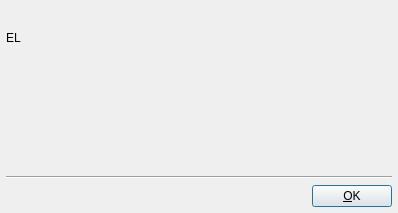
<ui version="4.0" >
 <class>LumaErrorDialogDesign</class>
 <widget class="QDialog" name="LumaErrorDialogDesign" >
  <property name="geometry" >
   <rect>
    <x>0</x>
    <y>0</y>
    <width>398</width>
    <height>213</height>
   </rect>
  </property>
  <property name="windowTitle" >
   <string>Error</string>
  </property>
  <layout class="QGridLayout" >
   <item row="0" column="0" >
    <widget class="QLabel" name="pixmapLabel" >
     <property name="sizePolicy" >
      <sizepolicy vsizetype="Fixed" hsizetype="Fixed" >
       <horstretch>0</horstretch>
       <verstretch>0</verstretch>
      </sizepolicy>
     </property>
     <property name="minimumSize" >
      <size>
       <width>64</width>
       <height>64</height>
      </size>
     </property>
     <property name="text" >
      <string>EL</string>
     </property>
     <property name="wordWrap" >
      <bool>false</bool>
     </property>
    </widget>
   </item>
   <item rowspan="2" row="0" column="1" >
    <widget class="QLabel" name="errorLabel" >
     <property name="text" >
      <string/>
     </property>
     <property name="textFormat" >
      <enum>Qt::RichText</enum>
     </property>
     <property name="alignment" >
      <set>Qt::AlignTop</set>
     </property>
     <property name="wordWrap" >
      <bool>true</bool>
     </property>
    </widget>
   </item>
   <item row="1" column="0" >
    <spacer>
     <property name="orientation" >
      <enum>Qt::Vertical</enum>
     </property>
     <property name="sizeType" >
      <enum>QSizePolicy::Expanding</enum>
     </property>
     <property name="sizeHint" >
      <size>
       <width>21</width>
       <height>290</height>
      </size>
     </property>
    </spacer>
   </item>
   <item row="3" column="0" colspan="2" >
    <layout class="QHBoxLayout" >
     <item>
      <spacer>
       <property name="orientation" >
        <enum>Qt::Horizontal</enum>
       </property>
       <property name="sizeType" >
        <enum>QSizePolicy::Expanding</enum>
       </property>
       <property name="sizeHint" >
        <size>
         <width>490</width>
         <height>20</height>
        </size>
       </property>
      </spacer>
     </item>
     <item>
      <widget class="QPushButton" name="okButton" >
       <property name="text" >
        <string>&amp;OK</string>
       </property>
       <property name="shortcut" >
        <string>Alt+O</string>
       </property>
      </widget>
     </item>
    </layout>
   </item>
   <item row="2" column="0" colspan="2" >
    <widget class="Line" name="line1" >
     <property name="frameShape" >
      <enum>QFrame::HLine</enum>
     </property>
     <property name="frameShadow" >
      <enum>QFrame::Sunken</enum>
     </property>
    </widget>
   </item>
  </layout>
 </widget>
 <layoutdefault spacing="6" margin="6" />
 <pixmapfunction>qPixmapFromMimeSource</pixmapfunction>
 <resources/>
 <connections>
  <connection>
   <sender>okButton</sender>
   <signal>clicked()</signal>
   <receiver>LumaErrorDialogDesign</receiver>
   <slot>accept()</slot>
   <hints>
    <hint type="sourcelabel" >
     <x>20</x>
     <y>20</y>
    </hint>
    <hint type="destinationlabel" >
     <x>20</x>
     <y>20</y>
    </hint>
   </hints>
  </connection>
 </connections>
</ui>
